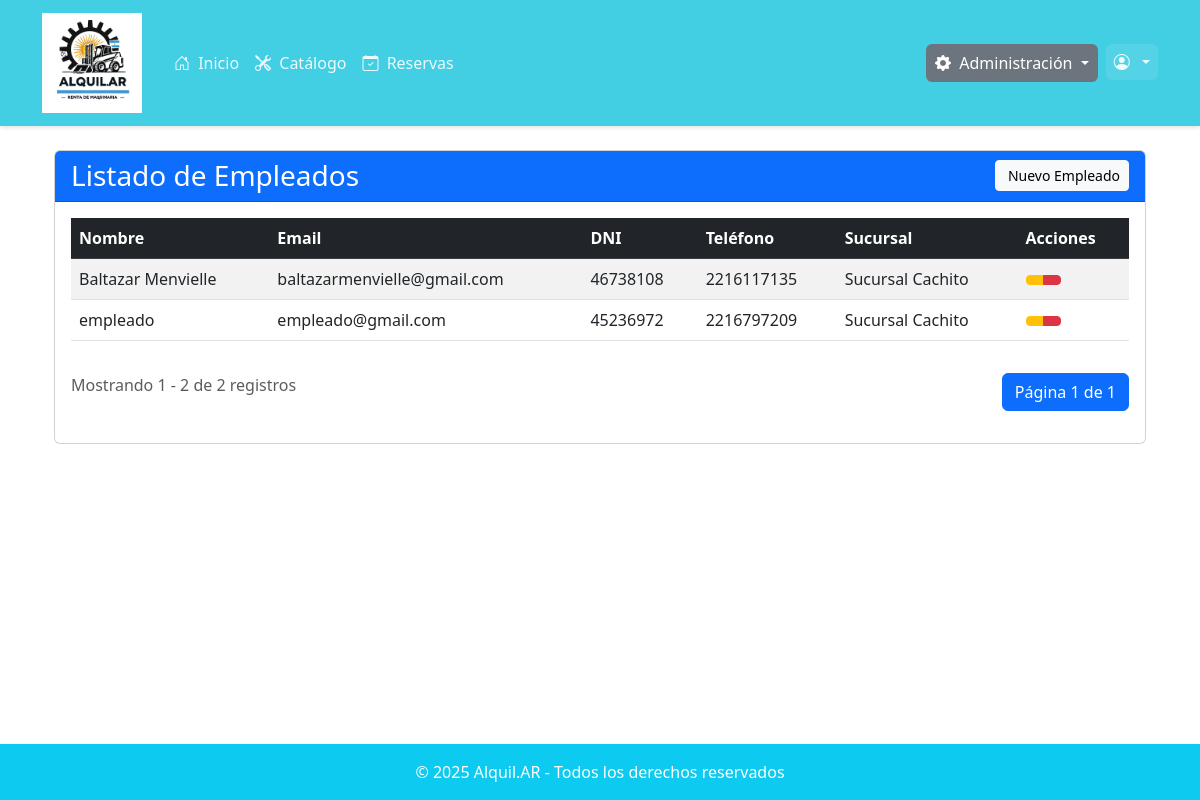
Page /usuarios/ver-empleados/ (signed in) on the committed database.
### usuarios/models.py (models this page shows, shortened)
class Usuario(AbstractUser):
    TIPO_CHOICES = [
        ('CLIENTE', 'Cliente'),
        ('EMPLEADO', 'Empleado'),
        ('ADMIN', 'Administrador'),
    ]
    nombre = models.CharField(max_length=200)
    tipo = models.CharField(
        max_length=10,
        choices=TIPO_CHOICES,
        default='CLIENTE',
        verbose_name="Tipo de usuario"
    )
    dni = models.CharField(max_length=20, unique=True)
    email = models.CharField(max_length=200, unique=True)
    telefono = models.CharField(max_length=20)
    fecha_nacimiento = models.DateField()
    sucursal = models.ForeignKey(Sucursal, on_delete=models.SET_NULL, null=True, blank=True)
    calificacion = models.FloatField(
        default=5.0,
        verbose_name="Calificación del cliente",
        help_text="Calificación del cliente en escala de 0.5 a 5 estrellas"
    )
    token_2fa = models.CharField(
        max_length=6,
        null=True,
        blank=True,
        verbose_name="Token de verificación"
    )
    token_2fa_timestamp = models.DateTimeField(
        null=True,
        blank=True,
        verbose_name="Timestamp del token"
    )
    reset_token = models.CharField(
        max_length=64,
        null=True,
        blank=True,
        verbose_name="Token de recuperación"
    )
    reset_token_timestamp = models.DateTimeField(
        null=True,
        blank=True,
        verbose_name="Timestamp del token de recuperación"
    )
    reset_token_used = models.BooleanField(
        default=False,
        verbose_name="Token usado"
    )

class Sucursal(models.Model):
    nombre = models.CharField(max_length=100)
    direccion = models.CharField(max_length=200)
    telefono = models.CharField(max_length=20, default="0")  # ✅ Campo teléfono agregado
    latitud = models.FloatField()
    longitud = models.FloatField()
    activa = models.BooleanField(default=True)

### usuarios/decorators.py (the view)
    def wrapper(request, *args, **kwargs):
        if request.user.is_authenticated and request.user.tipo == 'ADMIN':
            return view_func(request, *args, **kwargs)
        messages.error(request, "No tenés permiso para acceder a esta sección.")
        return redirect('home')  # o redirigí a otra página

### usuarios/views.py (called while the page is built)
@login_required
@solo_admin
def listar_empleados_view(request):
    empleados = Usuario.objects.filter(tipo="EMPLEADO").order_by('nombre') #Extraigo los empleados de la base de datos
    paginator = Paginator(empleados, 10) # 10 item por pagina
    page_number = request.GET.get('page')
    page_obj = paginator.get_page(page_number)
    context = {
        'empleados': page_obj,
        'total_empleados': empleados.count(),
        'titulo': 'Listado de Empleados'
    }
    return render(request, 'usuarios/listar_empleados.html', context) # Context tiene la info que voy a utilizar en el html

### usuarios/templates/usuarios/listar_empleados.html (shortened to what this page needs)
{% extends 'base.html' %}
{% block content %}
<div class="container-fluid mt-4">
    <div class="card">
        <div class="card-header bg-primary text-white">
            <div class="d-flex justify-content-between align-items-center">
                <h3 class="mb-0">{{ titulo }}</h3>
                <a href="{% url 'crear_empleado' %}" class="btn btn-light btn-sm">
                     Nuevo Empleado
                </a>
            </div>
        </div>
        <div class="card-body">
            {% if empleados %}
                <div class="table-responsive">
                    <table class="table table-striped table-hover">
                        <thead class="table-dark">
                            <tr>
                                <th>Nombre</th>
                                <th>Email</th>
                                <th>DNI</th>
                                <th>Teléfono</th>
                                <th>Sucursal</th>
                                <th>Acciones</th>
                            </tr>
                        </thead>
                        <tbody>
                            {% for empleado in empleados %}
                            <tr>
                                <td>{{ empleado.nombre }}</td>
                                <td>{{ empleado.email }}</td>
                                <td>{{ empleado.dni }}</td>
                                <td>{{ empleado.telefono }}</td>
                                <td>{{ empleado.sucursal.nombre|default:"-" }}</td>
                                <td>
                                    <div class="btn-group btn-group-sm">
                                        <a href="{% url 'crear_empleado' %}" class="btn btn-warning" title="Editar">
                                        </a>
                                        <a href="{% url 'crear_empleado' %}" class="btn btn-danger" title="Eliminar">
                                        </a>
                                    </div>
                                </td>
                            </tr>
                            {% endfor %}
                        </tbody>
                    </table>
                </div>
                <div class="d-flex justify-content-between mt-3">
                    <div>
                        <span class="text-muted">
                            Mostrando {{ empleados.start_index }} - {{ empleados.end_index }} de {{ total_empleados }} registros
                        </span>
                    </div>
                    <ul class="pagination">
                        <li class="page-item active">
                            <span class="page-link">
                                Página {{ empleados.number }} de {{ empleados.paginator.num_pages }}
                            </span>
                        </li>
                    </ul>
                </div>
            {% else %}
                <div class="alert alert-info">
                    No hay empleados registrados.
                </div>
            {% endif %}
        </div>
    </div>
</div>
{% endblock %}

### static/css/core.css (style rules this page uses)
:root { --color-primary: #42cee3; --color-primary-dark: #369aa9; --color-primary-darker: #2b7b87; --color-primary-light: #86e6f5; --color-primary-lighter: #a8f1fd; --color-dark: #333333; --color-gray: #666666; --color-light: #F8F9FA; --color-white: #FFFFFF; --shadow-sm: 0 2px 4px rgba(0, 0, 0, 0.1); --shadow-md: 0 4px 6px rgba(0, 0, 0, 0.15); }

### core/templates/base.html (style rules this page uses)
body { min-height: 100vh; display: flex; flex-direction: column; }

### rows in the picture
Usuario: nombre "Baltazar Menvielle", email "baltazarmenvielle@gmail.com", dni "46738108", telefono "2216117135", sucursal.nombre "Sucursal Cachito"
Usuario: nombre "empleado", email "empleado@gmail.com", dni "45236972", telefono "2216797209", sucursal.nombre "Sucursal Cachito"

### other values in the picture
{{ titulo }} "Listado de Empleados"
{{ empleados.start_index }} "1"
{{ empleados.end_index }} "2"
{{ total_empleados }} "2"
{{ empleados.number }} "1"
{{ empleados.paginator.num_pages }} "1"
